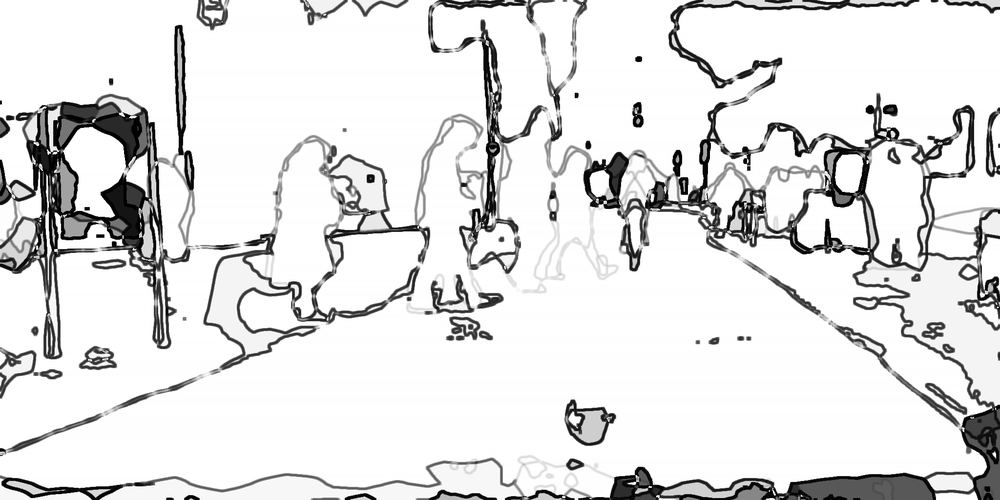
#> input picture diffs/fcn_sample2-psp_sample2/image-diff.png, 1000 x 500 px, shrunk from 2048 x 1024 before the run; its folder holds only this picture in this run
$ python image_diff.py --first diffs/fcn_sample2-psp_sample2/image-diff.png --second diffs/image_sample1/image-diff.png   (older library calls are emulated)
#> lines starting #> are read from the running program, lines starting #| are printed output that depends on the picture; after the words box and inside, x2 and y2 are one past the last pixel; in counts of white or black regions, pixels touching at a corner belong together; long printed decimals are rounded
### semantic_segmentation.py
from posixpath import join
import os
import argparse
import cv2
import random
import string
import re

MODEL = ' --model '
BACKBONE = ' --backbone '
DATASET = ' --dataset citys'

# [240 lines left out: functions apply_segmentation_dir, apply_single_segmentation, process_input, frames_to_vid, vid_to_frames, get_frame and 1 more, not called in this run]

def get_file_name(file_path):
	"""
	Takes in a file path and returns the name of the file without the extension and the directories
	the path is contained in.

	Parameters
	----------
	file_path: str
		The given file path

	Returns
	-------
	str
		The name of the inputted file path
	"""
	return os.path.splitext(os.path.split(file_path)[1])[0]

# [67 lines left out: functions get_file_extension, parse_args, main, not called in this run]

# [2 lines that do not run on import are left out]

### image_diff.py
from posixpath import join
from skimage.metrics import structural_similarity as compare_ssim
import argparse
import imutils
import cv2
import os
from semantic_segmentation import get_file_name

def parse_args():
	"""
	Builds an argument parser that creates 2 flags. The first flag takes
	in the path to the first image for comparison and the second flag takes
	in the path to the second image for comparison.

	Returns
	-------
	ArgumentParser
		The object containing all the specifications for the arguments
	"""
	parser = argparse.ArgumentParser()
	parser.add_argument("-f", "--first", required=True, help="first input image")
	parser.add_argument("-s", "--second", required=True, help="second input image")
	return parser.parse_args()

def create_diff_image(pathA, pathB):
	"""
	Takes in the path to the first and second image, creates
	a differential image and a threshold image and stores the two
	images in the folder ./diffs/[image1 name]-[image2 name]/. Prints the
	SSIM and the difference score that was calculated while creating the
	differential image.

	Parameters
	----------
	pathA: str
		The path to the first image to compare
	pathB: str
		The path to the second image to compare

	"""
#> called with pathB = 'diffs/image_sample1/image-diff.png'
	imageA = cv2.imread(pathA)
#> imageA is the input picture: shape (500, 1000, 3); min 0, max 255, mean 224.7
	imageB = cv2.imread(pathB)
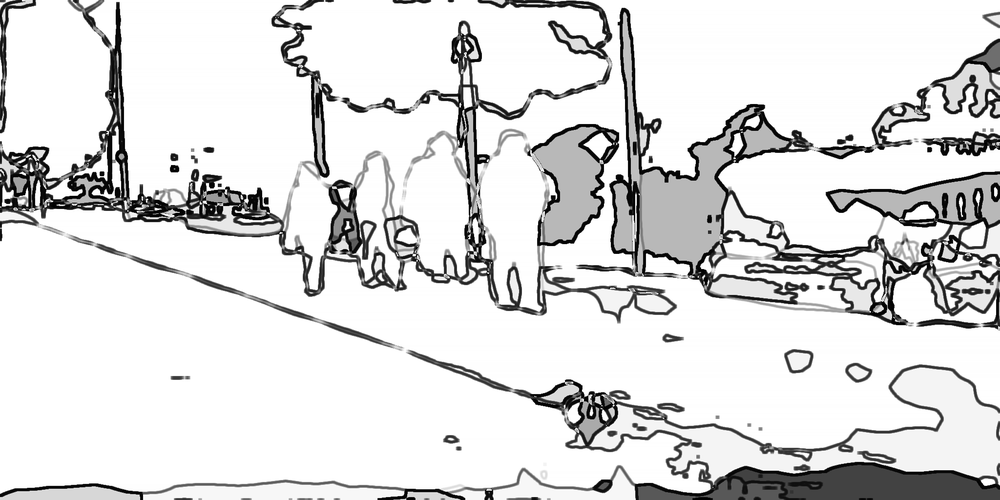
#> input picture diffs/image_sample1/image-diff.png, 1000 x 500 px, shrunk from 2048 x 1024 before the run
#> imageB is the input picture: shape (500, 1000, 3); min 0, max 255, mean 220.3

	grayA = cv2.cvtColor(imageA, cv2.COLOR_BGR2GRAY)
	grayB = cv2.cvtColor(imageB, cv2.COLOR_BGR2GRAY)

	diff = calculate_diff(grayA, grayB)
#> in calculate_diff, `(score, diff) = compare_ssim(grayA, grayB, full=True)`:
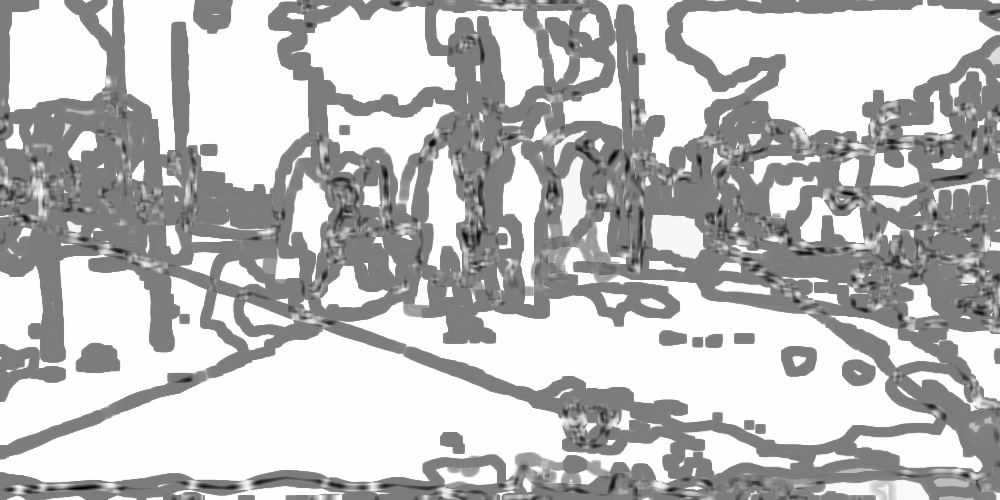
#> diff: shape (500, 1000) float64; min -0.937, max 1, mean 0.493; drawn with min black and max white
#> in calculate_diff, `(score, diff) = compare_ssim(grayA, grayB, full=True)`: score = 0.497
#> in calculate_diff, `diff = (diff * 255).astype("uint8")`:
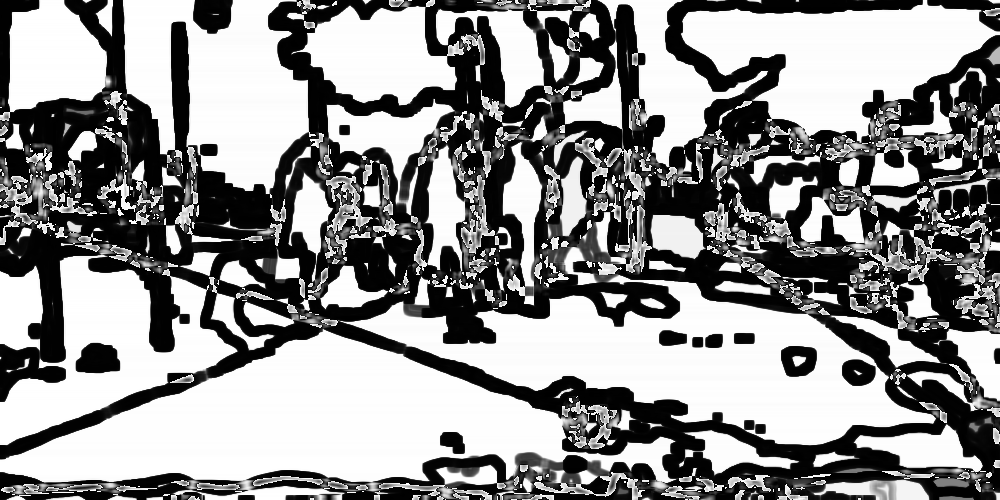
#> diff: shape (500, 1000); min 0, max 255, mean 142.8
#| SSIM: 0.497
#| Difference: 0.503

	thresh = cv2.threshold(diff, 0, 255, cv2.THRESH_BINARY_INV | cv2.THRESH_OTSU)[1]
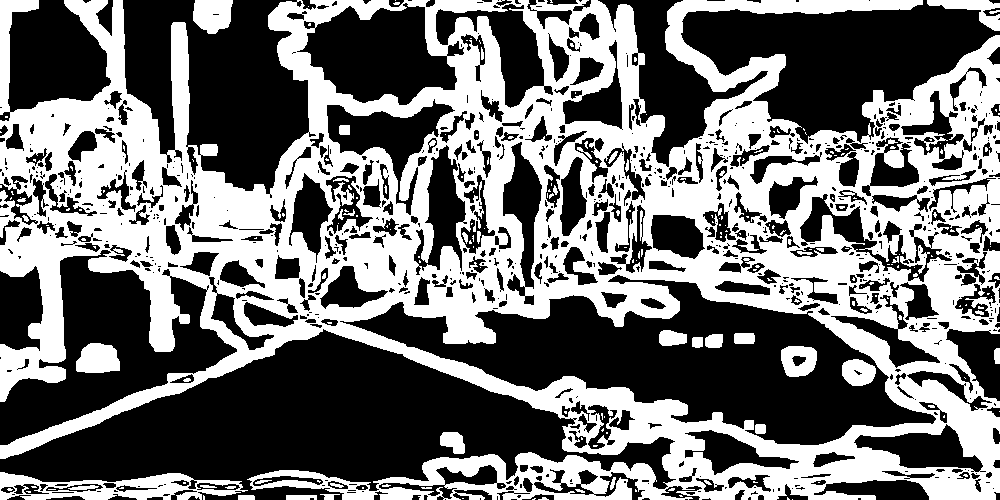
#> thresh: shape (500, 1000); 44.6% white; 226 white regions (180 under 20 px)
	cnts = get_contours(thresh.copy())
#> in get_contours, `cnts = cv2.findContours(thresh, cv2.RETR_EXTERNAL, cv2.CHAIN_APPROX_SI..`: cnts = 42 contours, 31 with area under 20; largest, box (x1, y1, x2, y2) and area: (0, 0, 1000, 500) 343984, (0, 472, 248, 500) 4224, (193, 0, 233, 34) 1040, (76, 343, 120, 373) 1016, (927, 0, 1000, 31) 753

	for c in cnts:
		(x, y, w, h) = cv2.boundingRect(c)
		cv2.rectangle(imageA, (x, y), (x + w, y + h), (0, 0, 255), 2)
		cv2.rectangle(imageB, (x, y), (x + w, y + h), (0, 0, 255), 2)
#> this loop made 42 passes
#> (x, y, w, h) on passes 1, 2, 5, 7, 8, 10, 12, 13, 14, 15, 16, 17: (792, 499, 1, 1), (532, 498, 4, 2), (538, 497, 11, 3), (286, 495, 31, 5), (238, 495, 17, 5), (320, 494, 20, 6), (668, 488, 7, 3), (610, 477, 6, 13), (0, 472, 248, 28), (440, 432, 25, 22), (999, 411, 1, 1), (994, 348, 6, 16)
#> (c, x, y, w, h) on passes 3, 4, 6, 9, 11, 24: ([[462, 498], [463, 498]], 462, 498, 2, 1), ([[787, 497], [787, 499], [789, 499]], 787, 497, 3, 3), ([[679, 495], [680, 496], [682, 496], [681, 495]], 679, 495, 4, 2), ([[203, 495], [203, 499], [204, 499], [204, 496]], 203, 495, 2, 5), ([[635, 489], [635, 491], [636, 491], [636, 490]], 635, 489, 2, 3), ([[11, 197], [10, 198], [10, 199], [11, 198]], 10, 197, 2, 3)
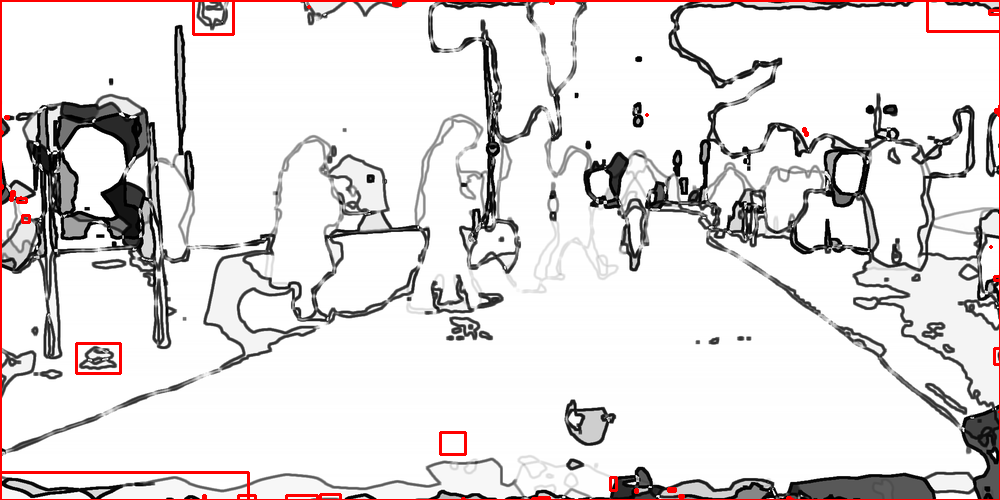
#> imageA: shape (500, 1000, 3); 1.57% of pixels changed, all inside (x1, y1, x2, y2) = (0, 0, 1000, 500)
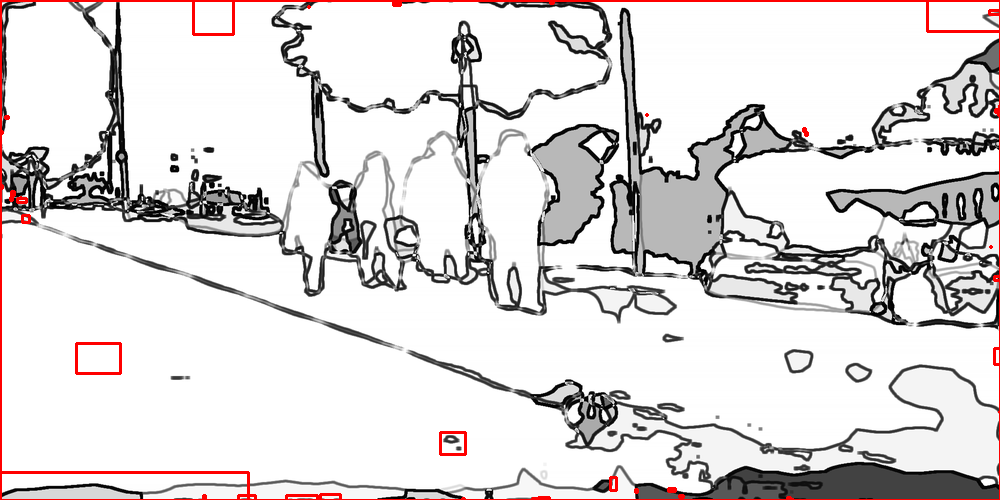
#> imageB: shape (500, 1000, 3); 1.57% of pixels changed, all inside (x1, y1, x2, y2) = (0, 0, 1000, 500)

	nameA = get_file_name(pathA)
	nameB = get_file_name(pathB)
	dest_path = join('./diffs/', nameA + "-" + nameB)
	write_images(diff, thresh, dest_path)

def calculate_diff(grayA, grayB):
	"""
	Takes in 2 grayscale images and calculates the difference between the
	two images. Returns the diff image and prints the SSIM score along with the
	difference score.

	Parameters
	----------
	grayA: Image object
		The first grayscale image to compare
	grayB: Image object
		The second grayscale image to compare

	Returns
	-------
	Image
		The differential pixel image that will be used to create the differential image
	"""
	(score, diff) = compare_ssim(grayA, grayB, full=True)
	diff = (diff * 255).astype("uint8")
	print("SSIM: {}".format(score))
	print('Difference:', 1 - score)
	return diff

def get_contours(thresh):
	"""
	Takes in the differential matrix pixel and returns the
	countours for the differential image.

	Parameters
	-----------
	thresh: Image
		The threshold pixel matrix corresponding to the comparison of the two images

	Returns
	-------
	Contour
		The contours needed to create the image using the differential
	"""
	cnts = cv2.findContours(thresh, cv2.RETR_EXTERNAL, cv2.CHAIN_APPROX_SIMPLE)
	cnts = imutils.grab_contours(cnts)
	return cnts

def write_images(diff_image, thresh_image, dest_path):
	"""
	Takes in the differential image and the threshold image and saves the images
	within the given destination path.

	Parameters
	----------
	diff_image: Image
		The differential image to be saved
	thresh_image: Image
		The threshold image to be saved
	dest_path: str
		The path to the directory in which the differential and threshold images will be
		saved
	"""
	if not os.path.isdir(dest_path):
		os.makedirs(dest_path)
	diff_path = join(dest_path, 'image-diff.png')
	thresh_path = join(dest_path, 'image-thresh.png')
	cv2.imwrite(diff_path, diff_image)
	cv2.imwrite(thresh_path, thresh_image)

if __name__ == '__main__':
	args = parse_args()
	create_diff_image(args.first, args.second)
